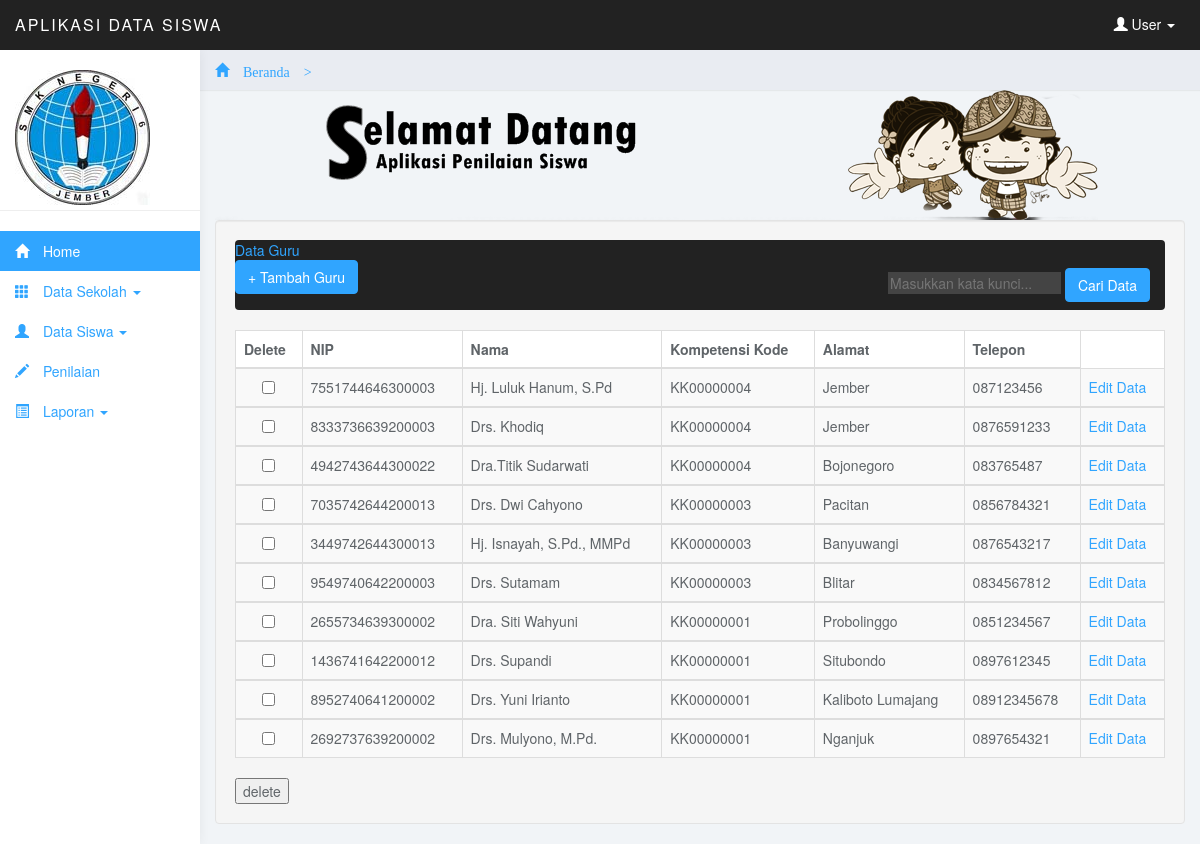
Screenshot of /admin/menu.php?page=guruview (signed in) with the database file from the repository.
### tables this page shows
CREATE TABLE IF NOT EXISTS `tb_guru` (
  `guru_kode` char(10) NOT NULL,
  `kompetensi_kode` char(10) NOT NULL,
  `guru_nip` char(16) NOT NULL,
  `guru_nama` varchar(25) NOT NULL,
  `guru_alamat` varchar(50) NOT NULL,
  `guru_telpon` varchar(12) NOT NULL,
  `password` varchar(16) NOT NULL,
  PRIMARY KEY (`guru_kode`)
);

### admin/Data/Guru/guru_view.php (the view, shortened to what this page needs)
<?php
include 'koneksi.php';
if(isset($_POST['cari'])){
$query = "SELECT * FROM tb_guru where guru_kode REGEXP '".$_POST['cari']."' or kompetensi_kode REGEXP '".$_POST['cari']."' or guru_nip REGEXP '".$_POST['cari']."' or guru_nama REGEXP '".$_POST['cari']."' or guru_alamat REGEXP '".$_POST['cari']."' or guru_telpon REGEXP '".$_POST['cari']."'";
$result = mysql_query($query);
}else{
$query = "SELECT * FROM tb_guru";
$result = mysql_query($query);
}
?>
<div class="well">
	<div class="navbar navbar-inverse row-fluid">
	  <div class="navbar-inner span12">
 <div class="table-header">
		  <a class="brand" href='?page=guruview'>Data Guru</a>
		  <div class="nav-collapse">
<a href='?page=guruadd' class="small-box"><button class="btn btn-primary">+ Tambah Guru</button></a>
		<form  class="navbar-form pull-right" method="post" accept-charset="utf-8" enctype="multipart/form-data">		  <input type="text"  placeholder="Masukkan kata kunci..." name="cari">
		  <button type="submit" class="btn btn-primary" name="btncari">Cari Data</button>
		</form>		</div>
		</div>
</div>
</div>
<section>
<form method="post">
<table class="table table-striped table-bordered table-hover">
    <thead>
    <tr>
    <td> <b>Delete</b> </td>
         <td> <b>NIP</b> </td>
        <td class='hidden-480'> <b>Nama  </b> </td>
		  <td class='hidden-480'> <b>Kompetensi Kode</b> </td>
		   <td class='hidden-480'> <b> Alamat</b> </td>
		   <td class='hidden-480'> <b> Telepon </b> </td>
     </tr>
	 </thead>
<?php
while ($data = mysql_fetch_array($result)) {
  ?>
  <tbody><tr>
   <td align="center" bgcolor="#FFFFFF">
  <input name="checkbox[]" type="checkbox" id="checkbox[]" value="<?php echo $data['guru_kode']; ?>"></td>
   <?php echo "
            <td>".$data['guru_nip']."</td>
			<td class='hidden-480'>".$data['guru_nama']."</td>
		<td class='hidden-480'>".$data['kompetensi_kode']."</td>
			<td class='hidden-480'>".$data['guru_alamat']."</td>
			<td class='hidden-480'>".$data['guru_telpon']."</td>";
?>
     <td>
	            <a href="?page=guruedit&Kode=<?php echo $data['guru_kode']; ?>"> Edit Data</a>
		</td> </tr></tbody>
        <?php
}
echo "  </table>";
?>
<input name="delete" type="submit" id="delete" value="delete" onclick=\"return confirm("yakin ingin menghpusnya? ");\>

### admin/css/styles.css (style rules this page uses)
body { background: #f1f4f7; padding-top: 50px; color: #5f6468; }
a, a:hover, a:focus { color: #30a5ff; }
.btn-primary, .btn-primary:hover, .btn-primary:focus, .btn-primary:active, .btn-primary.active, .open > .dropdown-toggle.btn-primary, .btn-primary.disabled, .btn-primary[disabled], fieldset[disabled] .btn-primary, .btn-primary.disabled:hover, .btn-primary[disabled]:hover, fieldset[disabled] .btn-primary:hover, .btn-primary.disabled:focus, .btn-primary[disabled]:focus, fieldset[disabled] .btn-primary:focus, .btn-primary.disabled:active, .btn-primary[disabled]:active, fieldset[disabled] .btn-primary:active, .btn-primary.disabled.active, .btn-primary[disabled].active, fieldset[disabled] .btn-primary.active { background-color: #30a5ff; border-color: #30a5ff; }
.navbar { border: 0; }
.navbar input { border: 0; background: #444; color: #fff; }
.table { background: #fff; }

### rows the page displays
tb_guru: guru_nip "7551744646300003", guru_nama "Hj. Luluk Hanum, S.Pd", kompetensi_kode "KK00000004", guru_alamat "Jember", guru_telpon "087123456"
tb_guru: guru_nip "8333736639200003", guru_nama "Drs. Khodiq", kompetensi_kode "KK00000004", guru_alamat "Jember", guru_telpon "0876591233"
tb_guru: guru_nip "4942743644300022", guru_nama "Dra.Titik Sudarwati", kompetensi_kode "KK00000004", guru_alamat "Bojonegoro", guru_telpon "083765487"
tb_guru: guru_nip "7035742644200013", guru_nama "Drs. Dwi Cahyono", kompetensi_kode "KK00000003", guru_alamat "Pacitan", guru_telpon "0856784321"
tb_guru: guru_nip "3449742644300013", guru_nama "Hj. Isnayah, S.Pd., MMPd", kompetensi_kode "KK00000003", guru_alamat "Banyuwangi", guru_telpon "0876543217"
tb_guru: guru_nip "9549740642200003", guru_nama "Drs. Sutamam", kompetensi_kode "KK00000003", guru_alamat "Blitar", guru_telpon "0834567812"
tb_guru: guru_nip "2655734639300002", guru_nama "Dra. Siti Wahyuni", kompetensi_kode "KK00000001", guru_alamat "Probolinggo", guru_telpon "0851234567"
tb_guru: guru_nip "1436741642200012", guru_nama "Drs. Supandi", kompetensi_kode "KK00000001", guru_alamat "Situbondo", guru_telpon "0897612345"
tb_guru: guru_nip "8952740641200002", guru_nama "Drs. Yuni Irianto", kompetensi_kode "KK00000001", guru_alamat "Kaliboto Lumajang", guru_telpon "08912345678"
tb_guru: guru_nip "2692737639200002", guru_nama "Drs. Mulyono, M.Pd.", kompetensi_kode "KK00000001", guru_alamat "Nganjuk", guru_telpon "0897654321"
